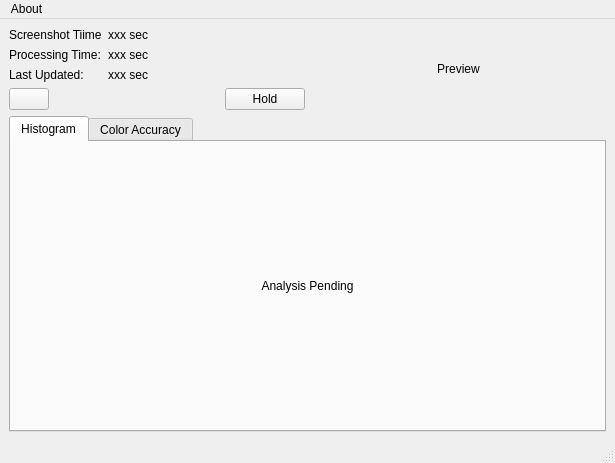
<?xml version="1.0" encoding="UTF-8"?>
<ui version="4.0">
 <class>RTCA_MainWindow_UI</class>
 <widget class="QMainWindow" name="RTCA_MainWindow_UI">
  <property name="geometry">
   <rect>
    <x>0</x>
    <y>0</y>
    <width>615</width>
    <height>463</height>
   </rect>
  </property>
  <property name="windowTitle">
   <string>Video Trim</string>
  </property>
  <property name="windowIcon">
   <iconset>
    <normaloff>:/assets/images/app_icon.png</normaloff>:/assets/images/app_icon.png</iconset>
  </property>
  <widget class="QWidget" name="centralwidget">
   <layout class="QVBoxLayout" name="verticalLayout_4">
    <item>
     <layout class="QHBoxLayout" name="horizontalLayout_2">
      <item>
       <layout class="QVBoxLayout" name="verticalLayout">
        <item>
         <layout class="QFormLayout" name="formLayout">
          <item row="1" column="0">
           <widget class="QLabel" name="label_2">
            <property name="text">
             <string>Processing Time:</string>
            </property>
           </widget>
          </item>
          <item row="1" column="1">
           <widget class="QLabel" name="processing_time_lbl">
            <property name="text">
             <string>xxx sec</string>
            </property>
           </widget>
          </item>
          <item row="2" column="0">
           <widget class="QLabel" name="label_4">
            <property name="text">
             <string>Last Updated:</string>
            </property>
           </widget>
          </item>
          <item row="2" column="1">
           <widget class="QLabel" name="last_updated_lbl">
            <property name="text">
             <string>xxx sec</string>
            </property>
           </widget>
          </item>
          <item row="0" column="0">
           <widget class="QLabel" name="label_13">
            <property name="text">
             <string>Screenshot Tiime</string>
            </property>
           </widget>
          </item>
          <item row="0" column="1">
           <widget class="QLabel" name="screenshot_time_lbl">
            <property name="text">
             <string>xxx sec</string>
            </property>
           </widget>
          </item>
         </layout>
        </item>
        <item>
         <layout class="QHBoxLayout" name="horizontalLayout">
          <item>
           <widget class="QPushButton" name="config_btn">
            <property name="text">
             <string/>
            </property>
            <property name="icon">
             <iconset resource="qt_assets.qrc">
              <normaloff>:/assets/images/config_icon.png</normaloff>:/assets/images/config_icon.png</iconset>
            </property>
           </widget>
          </item>
          <item>
           <spacer name="horizontalSpacer_2">
            <property name="orientation">
             <enum>Qt::Horizontal</enum>
            </property>
            <property name="sizeHint" stdset="0">
             <size>
              <width>40</width>
              <height>20</height>
             </size>
            </property>
           </spacer>
          </item>
          <item>
           <widget class="QPushButton" name="hold_btn">
            <property name="text">
             <string>Hold</string>
            </property>
           </widget>
          </item>
         </layout>
        </item>
       </layout>
      </item>
      <item>
       <widget class="QLabel" name="label_12">
        <property name="sizePolicy">
         <sizepolicy hsizetype="Expanding" vsizetype="Preferred">
          <horstretch>0</horstretch>
          <verstretch>0</verstretch>
         </sizepolicy>
        </property>
        <property name="text">
         <string>Preview</string>
        </property>
        <property name="alignment">
         <set>Qt::AlignCenter</set>
        </property>
       </widget>
      </item>
     </layout>
    </item>
    <item>
     <widget class="QTabWidget" name="tabWidget">
      <property name="currentIndex">
       <number>0</number>
      </property>
      <widget class="QWidget" name="tab">
       <attribute name="title">
        <string>Histogram</string>
       </attribute>
       <layout class="QVBoxLayout" name="verticalLayout_2">
        <item>
         <widget class="QLabel" name="analysis_image">
          <property name="sizePolicy">
           <sizepolicy hsizetype="Preferred" vsizetype="Expanding">
            <horstretch>0</horstretch>
            <verstretch>0</verstretch>
           </sizepolicy>
          </property>
          <property name="text">
           <string>Analysis Pending</string>
          </property>
          <property name="alignment">
           <set>Qt::AlignCenter</set>
          </property>
         </widget>
        </item>
       </layout>
      </widget>
      <widget class="QWidget" name="tab_2">
       <attribute name="title">
        <string>Color Accuracy</string>
       </attribute>
       <layout class="QVBoxLayout" name="verticalLayout_3">
        <item>
         <widget class="QLabel" name="color_analysis_preview">
          <property name="sizePolicy">
           <sizepolicy hsizetype="Preferred" vsizetype="Expanding">
            <horstretch>0</horstretch>
            <verstretch>0</verstretch>
           </sizepolicy>
          </property>
          <property name="text">
           <string>Preview</string>
          </property>
          <property name="alignment">
           <set>Qt::AlignCenter</set>
          </property>
         </widget>
        </item>
        <item>
         <widget class="QFrame" name="frame">
          <property name="frameShape">
           <enum>QFrame::StyledPanel</enum>
          </property>
          <property name="frameShadow">
           <enum>QFrame::Raised</enum>
          </property>
          <layout class="QGridLayout" name="gridLayout">
           <item row="1" column="6">
            <widget class="QLabel" name="label_11">
             <property name="text">
              <string>1.2</string>
             </property>
            </widget>
           </item>
           <item row="1" column="5">
            <widget class="QLabel" name="label_9">
             <property name="text">
              <string>[]</string>
             </property>
            </widget>
           </item>
           <item row="1" column="4">
            <widget class="QLabel" name="label_7">
             <property name="text">
              <string>TextLabel</string>
             </property>
            </widget>
           </item>
           <item row="1" column="3">
            <widget class="QLabel" name="label_8">
             <property name="text">
              <string>[]</string>
             </property>
            </widget>
           </item>
           <item row="1" column="2">
            <widget class="QLabel" name="label_3">
             <property name="text">
              <string>TextLabel</string>
             </property>
            </widget>
           </item>
           <item row="1" column="1">
            <widget class="QLabel" name="label">
             <property name="font">
              <font>
               <weight>75</weight>
               <bold>true</bold>
              </font>
             </property>
             <property name="text">
              <string>A</string>
             </property>
            </widget>
           </item>
           <item row="0" column="6">
            <widget class="QLabel" name="label_10">
             <property name="font">
              <font>
               <weight>75</weight>
               <bold>true</bold>
              </font>
             </property>
             <property name="text">
              <string>% Error</string>
             </property>
            </widget>
           </item>
           <item row="0" column="4">
            <widget class="QLabel" name="label_6">
             <property name="font">
              <font>
               <weight>75</weight>
               <bold>true</bold>
              </font>
             </property>
             <property name="text">
              <string>Measure</string>
             </property>
            </widget>
           </item>
           <item row="0" column="2">
            <widget class="QLabel" name="label_5">
             <property name="font">
              <font>
               <weight>75</weight>
               <bold>true</bold>
              </font>
             </property>
             <property name="text">
              <string>Target</string>
             </property>
            </widget>
           </item>
           <item row="1" column="0">
            <spacer name="horizontalSpacer_5">
             <property name="orientation">
              <enum>Qt::Horizontal</enum>
             </property>
             <property name="sizeHint" stdset="0">
              <size>
               <width>40</width>
               <height>20</height>
              </size>
             </property>
            </spacer>
           </item>
           <item row="1" column="9">
            <spacer name="horizontalSpacer_4">
             <property name="orientation">
              <enum>Qt::Horizontal</enum>
             </property>
             <property name="sizeHint" stdset="0">
              <size>
               <width>40</width>
               <height>20</height>
              </size>
             </property>
            </spacer>
           </item>
           <item row="1" column="8">
            <widget class="QToolButton" name="toolButton">
             <property name="text">
              <string>-</string>
             </property>
             <property name="icon">
              <iconset resource="qt_assets.qrc">
               <normaloff>:/assets/images/remove_icon.png</normaloff>:/assets/images/remove_icon.png</iconset>
             </property>
            </widget>
           </item>
           <item row="1" column="7">
            <widget class="QToolButton" name="toolButton_3">
             <property name="text">
              <string>C</string>
             </property>
             <property name="icon">
              <iconset resource="qt_assets.qrc">
               <normaloff>:/assets/images/config_icon.png</normaloff>:/assets/images/config_icon.png</iconset>
             </property>
            </widget>
           </item>
          </layout>
         </widget>
        </item>
        <item>
         <layout class="QHBoxLayout" name="horizontalLayout_3">
          <item>
           <spacer name="horizontalSpacer_3">
            <property name="orientation">
             <enum>Qt::Horizontal</enum>
            </property>
            <property name="sizeHint" stdset="0">
             <size>
              <width>40</width>
              <height>20</height>
             </size>
            </property>
           </spacer>
          </item>
          <item>
           <widget class="QToolButton" name="toolButton_2">
            <property name="text">
             <string>+</string>
            </property>
            <property name="icon">
             <iconset resource="qt_assets.qrc">
              <normaloff>:/assets/images/add_icon.png</normaloff>:/assets/images/add_icon.png</iconset>
            </property>
           </widget>
          </item>
         </layout>
        </item>
       </layout>
      </widget>
     </widget>
    </item>
   </layout>
  </widget>
  <widget class="QMenuBar" name="menubar">
   <property name="geometry">
    <rect>
     <x>0</x>
     <y>0</y>
     <width>615</width>
     <height>21</height>
    </rect>
   </property>
   <widget class="QMenu" name="menuFile">
    <property name="title">
     <string>About</string>
    </property>
    <addaction name="actionAbout_RTCA"/>
   </widget>
   <addaction name="menuFile"/>
  </widget>
  <widget class="QStatusBar" name="statusbar"/>
  <action name="actionSource_Files">
   <property name="text">
    <string>Source Files</string>
   </property>
  </action>
  <action name="actionCommmit">
   <property name="text">
    <string>Commit</string>
   </property>
  </action>
  <action name="actionAbout_RTCA">
   <property name="text">
    <string>About RTCA</string>
   </property>
  </action>
 </widget>
 <resources>
  <include location="qt_assets.qrc"/>
 </resources>
 <connections/>
</ui>
